Frame 1 (no input): blank canvas, image omitted
Frame 60 (no input): blank canvas, image omitted
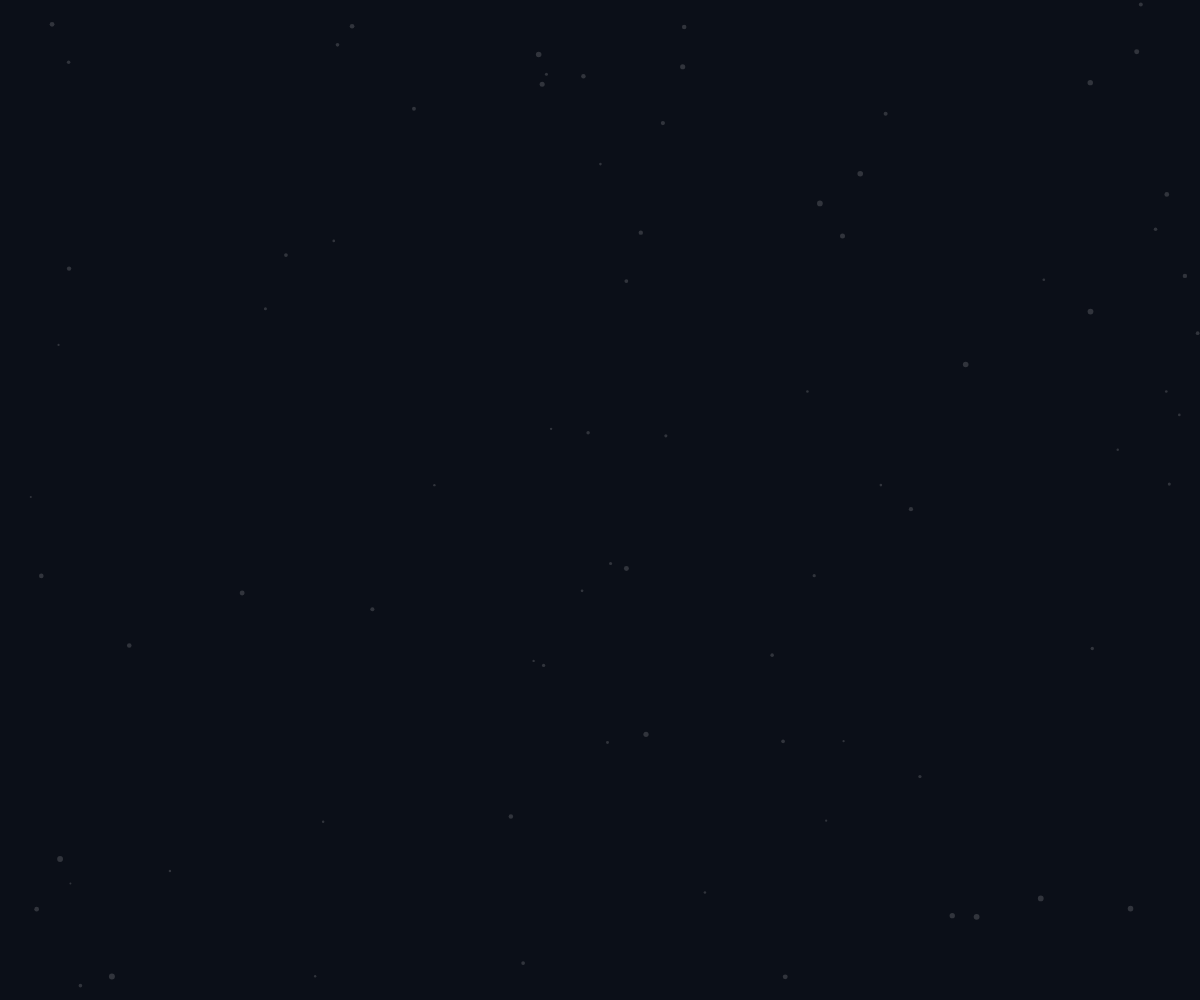
Frame 120 (the mouse pressed at the canvas centre since frame 60)

The p5.js sketch whose frames 1 and 60 were blank and that drew this single picture after the mouse press (run headless with seeded random() and noise() and a simulated clock; from frame 60 on, the mouse is pressed at the canvas centre):

// p5.js sketch
// ── sketch.js
// Subtle background animation (optional). Safe: does NOT block your page content.

let dots = [];

function setup() {
  const c = createCanvas(windowWidth, windowHeight);
  c.position(0, 0);
  c.style("z-index", "-1");          // behind everything
  c.style("position", "fixed");
  c.style("top", "0");
  c.style("left", "0");

  for (let i = 0; i < 80; i++) {
    dots.push({
      x: random(width),
      y: random(height),
      r: random(1, 3),
      vx: random(-0.4, 0.4),
      vy: random(-0.4, 0.4),
    });
  }
}

function draw() {
  clear();
  background(11, 15, 24);

  noStroke();
  for (const d of dots) {
    fill(255, 255, 255, 40);
    circle(d.x, d.y, d.r * 2);
    d.x += d.vx;
    d.y += d.vy;

    if (d.x < 0) d.x = width;
    if (d.x > width) d.x = 0;
    if (d.y < 0) d.y = height;
    if (d.y > height) d.y = 0;
  }
}

function windowResized() {
  resizeCanvas(windowWidth, windowHeight);
}

// ── styles.css
:root{
  --bg: #0b0f18;
  --text: rgba(255,255,255,0.92);
  --muted: rgba(255,255,255,0.70);
  --panel: rgba(255,255,255,0.06);
  --panel2: rgba(255,255,255,0.04);
  --border: rgba(255,255,255,0.12);
  --shadow: 0 16px 50px rgba(0,0,0,0.35);
  --r: 18px;
}

*{ box-sizing: border-box; }
html{ scroll-behavior: smooth; }
body{
  margin:0;
  font-family: ui-sans-serif, system-ui, -apple-system, Segoe UI, Roboto, Helvetica, Arial;
  color: var(--text);
  background:
    radial-gradient(1000px 700px at 18% 0%, rgba(255,255,255,0.10), transparent 60%),
    radial-gradient(900px 600px at 92% 20%, rgba(255,255,255,0.07), transparent 55%),
    var(--bg);
}

.wrap{
  width: min(1100px, 92vw);
  margin: 0 auto;
}

.muted{ color: var(--muted); }
.lead{ color: var(--muted); line-height: 1.65; font-size: 1.08rem; }

code{
  background: rgba(255,255,255,0.08);
  border: 1px solid rgba(255,255,255,0.10);
  padding: 2px 6px;
  border-radius: 12px;
}

/* Header */
.header{
  position: sticky;
  top: 0;
  z-index: 40;
  backdrop-filter: blur(10px);
  background: rgba(10,14,25,0.70);
  border-bottom: 1px solid var(--border);
}

.header__inner{
  padding: 12px 0;
  display:flex;
  align-items:center;
  justify-content:space-between;
  gap: 16px;
}

.brand{
  display:flex;
  align-items:center;
  gap: 12px;
  min-width: 280px;
}

.brand__logo{
  width: 54px;
  height: 54px;
  border-radius: 16px;
  border: 1px solid var(--border);
  background: rgba(255,255,255,0.06);
  padding: 6px;
}

.brand__title{ font-weight: 850; letter-spacing: 0.2px; }
.brand__subtitle{ color: var(--muted); font-size: 0.95rem; margin-top: 2px; }

.nav{
  display:flex;
  gap: 12px;
  flex-wrap: wrap;
}
.nav a{
  color: var(--muted);
  text-decoration:none;
  padding: 8px 10px;
  border-radius: 14px;
  border: 1px solid transparent;
}
.nav a:hover{
  color: var(--text);
  border-color: var(--border);
  background: rgba(255,255,255,0.04);
}

/* Hero */
.hero{ padding: 34px 0 10px; }
.hero__grid{
  display:grid;
  grid-template-columns: 1.15fr 0.85fr;
  gap: 18px;
  align-items: start;
}
.hero h1{
  margin: 0 0 10px;
  font-size: clamp(1.85rem, 2.8vw, 2.6rem);
  line-height: 1.12;
}

.chips{
  display:flex;
  gap: 10px;
  flex-wrap: wrap;
  margin: 14px 0 18px;
}
.chip{
  color: var(--muted);
  border: 1px solid var(--border);
  background: rgba(255,255,255,0.04);
  padding: 8px 10px;
  border-radius: 999px;
  font-size: 0.95rem;
}

.actions{ display:flex; gap: 10px; flex-wrap: wrap; }

.metaBox{
  margin-top: 16px;
  border: 1px solid var(--border);
  background: rgba(255,255,255,0.04);
  border-radius: 22px;
  padding: 12px 14px;
  color: var(--muted);
  line-height: 1.7;
}
.metaLabel{
  display:inline-block;
  min-width: 92px;
  color: var(--text);
  font-weight: 650;
}

/* Preview */
.hero__preview{
  display:grid;
  gap: 12px;
}
.preview{
  border: 1px solid var(--border);
  background: linear-gradient(180deg, rgba(255,255,255,0.06), rgba(255,255,255,0.03));
  border-radius: 22px;
  padding: 10px;
  box-shadow: var(--shadow);
  cursor: pointer;
  text-align:left;
}
.preview img{
  width: 100%;
  height: 320px;
  object-fit: cover;
  border-radius: 14px;
  display:block;
  border: 1px solid rgba(255,255,255,0.08);
  background: rgba(255,255,255,0.03);
}
.preview span{
  display:block;
  margin-top: 10px;
  color: var(--muted);
}

/* Sections */
.section{ padding: 34px 0; }
.section--alt{
  background: rgba(255,255,255,0.02);
  border-top: 1px solid rgba(255,255,255,0.06);
  border-bottom: 1px solid rgba(255,255,255,0.06);
}
.section__head{ margin-bottom: 16px; }
.section__head h2{ margin: 0 0 8px; font-size: 1.55rem; }

/* Output cards */
.grid{
  display:grid;
  grid-template-columns: repeat(3, 1fr);
  gap: 16px;
}
.card{
  border: 1px solid var(--border);
  background: var(--panel2);
  border-radius: 22px;
  overflow:hidden;
  box-shadow: var(--shadow);
}
.card__imgBtn{
  width: 100%;
  border: none;
  background: transparent;
  padding: 10px;
  cursor: pointer;
}
.card__img{
  width: 100%;
  height: 360px;
  object-fit: contain;
  border-radius: 14px;
  display:block;
  background: rgba(255,255,255,0.03);
  border: 1px solid rgba(255,255,255,0.08);
}
.card__img--logo{ height: 240px; }
.card__body{ padding: 12px 14px 16px; }
.card__body h3{ margin: 0 0 6px; }
.row{ margin-top: 10px; display:flex; gap: 10px; flex-wrap: wrap; }

/* Panels */
.twoCol{
  display:grid;
  grid-template-columns: repeat(2, 1fr);
  gap: 14px;
}
.panel{
  border: 1px solid var(--border);
  background: var(--panel);
  border-radius: 22px;
  padding: 16px;
  box-shadow: var(--shadow);
}
.panel h3{ margin: 0 0 10px; }
.panel ul{ margin: 0; padding-left: 18px; color: var(--muted); line-height: 1.65; }
.panel strong{ color: var(--text); }

/* Swatches */
.swatchGrid{
  display:grid;
  grid-template-columns: repeat(2, 1fr);
  gap: 10px;
  margin: 12px 0 12px;
}
.swatchItem{
  display:flex;
  align-items:center;
  gap: 10px;
  border: 1px solid rgba(255,255,255,0.10);
  background: rgba(255,255,255,0.04);
  border-radius: 16px;
  padding: 10px 12px;
}
.swatchDot{
  width: 18px;
  height: 18px;
  border-radius: 999px;
  border: 1px solid rgba(255,255,255,0.18);
}
.swatchName{ font-weight: 650; }

/* Buttons */
.btn{
  display:inline-flex;
  align-items:center;
  justify-content:center;
  padding: 10px 12px;
  border-radius: 14px;
  border: 1px solid var(--border);
  background: rgba(255,255,255,0.06);
  color: var(--text);
  text-decoration:none;
}
.btn:hover{ background: rgba(255,255,255,0.10); }
.btn--primary{
  background: rgba(255,255,255,0.12);
  border-color: rgba(255,255,255,0.18);
}
.btn--ghost{ background: transparent; }
.btn--small{ padding: 8px 10px; border-radius: 12px; font-size: 0.95rem; }

/* Footer */
.footer{ padding: 18px 0 26px; }
.footer__inner{
  display:flex;
  align-items:center;
  justify-content:space-between;
  gap: 12px;
}
.toTop{
  width: 38px;
  height: 38px;
  border-radius: 14px;
  display:grid;
  place-items:center;
  border: 1px solid var(--border);
  background: rgba(255,255,255,0.06);
  color: var(--text);
  text-decoration:none;
}

/* Lightbox */
.lightbox{
  position: fixed;
  inset: 0;
  display:none;
  z-index: 100;
}
.lightbox.isOpen{ display:block; }
.lightbox__bg{
  position:absolute;
  inset:0;
  background: rgba(0,0,0,0.75);
}
.lightbox__panel{
  position: relative;
  width: min(1050px, 92vw);
  margin: 6vh auto 0;
  border: 1px solid var(--border);
  background: rgba(15,18,28,0.92);
  border-radius: 18px;
  padding: 14px;
  box-shadow: var(--shadow);
}
.lightbox__close{
  position:absolute;
  top: 10px;
  right: 10px;
  border: 1px solid var(--border);
  background: rgba(255,255,255,0.06);
  color: var(--text);
  border-radius: 12px;
  padding: 8px 10px;
  cursor:pointer;
}
.lightbox__title{
  margin: 4px 0 12px;
  color: var(--muted);
}
.lightbox__img{
  width: 100%;
  height: 72vh;
  object-fit: contain;
  border-radius: 14px;
  display:block;
  border: 1px solid rgba(255,255,255,0.10);
  background: rgba(255,255,255,0.03);
}

/* Responsive */
@media (max-width: 940px){
  .hero__grid{ grid-template-columns: 1fr; }
  .grid{ grid-template-columns: 1fr; }
  .twoCol{ grid-template-columns: 1fr; }
  .preview img{ height: 360px; }
  .card__img{ height: 420px; }
  .swatchGrid{ grid-template-columns: 1fr; }
}
@media (max-width: 560px){
  .nav{ display:none; }
}
